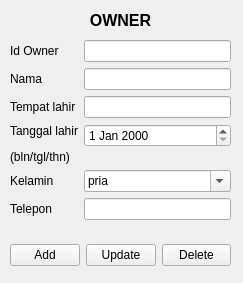
<?xml version="1.0" encoding="UTF-8"?>
<ui version="4.0">
 <class>FrmOwner</class>
 <widget class="QMainWindow" name="FrmOwner">
  <property name="geometry">
   <rect>
    <x>0</x>
    <y>0</y>
    <width>243</width>
    <height>283</height>
   </rect>
  </property>
  <property name="windowTitle">
   <string>Form Owner</string>
  </property>
  <widget class="QWidget" name="centralwidget">
   <widget class="QLabel" name="label">
    <property name="geometry">
     <rect>
      <x>0</x>
      <y>10</y>
      <width>241</width>
      <height>20</height>
     </rect>
    </property>
    <property name="font">
     <font>
      <pointsize>12</pointsize>
      <weight>75</weight>
      <bold>true</bold>
     </font>
    </property>
    <property name="text">
     <string>OWNER</string>
    </property>
    <property name="alignment">
     <set>Qt::AlignCenter</set>
    </property>
   </widget>
   <widget class="QWidget" name="formLayoutWidget">
    <property name="geometry">
     <rect>
      <x>10</x>
      <y>40</y>
      <width>221</width>
      <height>191</height>
     </rect>
    </property>
    <layout class="QFormLayout" name="formLayout">
     <item row="0" column="0">
      <widget class="QLabel" name="idOwnerLabel">
       <property name="text">
        <string>Id Owner</string>
       </property>
      </widget>
     </item>
     <item row="0" column="1">
      <widget class="QLineEdit" name="Txt_id_owner"/>
     </item>
     <item row="1" column="0">
      <widget class="QLabel" name="label_2">
       <property name="text">
        <string>Nama</string>
       </property>
      </widget>
     </item>
     <item row="1" column="1">
      <widget class="QLineEdit" name="Txt_nama"/>
     </item>
     <item row="2" column="0">
      <widget class="QLabel" name="tempatlahirLabel">
       <property name="text">
        <string>Tempat lahir</string>
       </property>
      </widget>
     </item>
     <item row="2" column="1">
      <widget class="QLineEdit" name="Txt_tempatlahir"/>
     </item>
     <item row="3" column="0">
      <widget class="QLabel" name="passwordLabel">
       <property name="text">
        <string>&lt;html&gt;&lt;head/&gt;&lt;body&gt;&lt;p&gt;Tanggal lahir&lt;/p&gt;&lt;p&gt;(bln/tgl/thn)&lt;/p&gt;&lt;/body&gt;&lt;/html&gt;</string>
       </property>
      </widget>
     </item>
     <item row="3" column="1">
      <widget class="QDateEdit" name="Txt_tanggallahir"/>
     </item>
     <item row="4" column="0">
      <widget class="QLabel" name="labelkelamin">
       <property name="text">
        <string>Kelamin</string>
       </property>
      </widget>
     </item>
     <item row="4" column="1">
      <widget class="QComboBox" name="Cmb_kelamin">
       <property name="enabled">
        <bool>true</bool>
       </property>
       <property name="editable">
        <bool>true</bool>
       </property>
       <property name="duplicatesEnabled">
        <bool>false</bool>
       </property>
       <item>
        <property name="text">
         <string>pria</string>
        </property>
       </item>
       <item>
        <property name="text">
         <string>wanita</string>
        </property>
       </item>
      </widget>
     </item>
     <item row="5" column="0">
      <widget class="QLabel" name="labeltelepon">
       <property name="text">
        <string>Telepon</string>
       </property>
      </widget>
     </item>
     <item row="5" column="1">
      <widget class="QLineEdit" name="Txt_telepon"/>
     </item>
    </layout>
   </widget>
   <widget class="QWidget" name="horizontalLayoutWidget">
    <property name="geometry">
     <rect>
      <x>10</x>
      <y>240</y>
      <width>221</width>
      <height>31</height>
     </rect>
    </property>
    <layout class="QHBoxLayout" name="horizontalLayout_3">
     <item>
      <widget class="QPushButton" name="PB_add">
       <property name="text">
        <string>Add</string>
       </property>
      </widget>
     </item>
     <item>
      <widget class="QPushButton" name="PB_update">
       <property name="text">
        <string>Update</string>
       </property>
      </widget>
     </item>
     <item>
      <widget class="QPushButton" name="PB_del">
       <property name="text">
        <string>Delete</string>
       </property>
      </widget>
     </item>
    </layout>
   </widget>
  </widget>
 </widget>
 <resources/>
 <connections/>
</ui>
